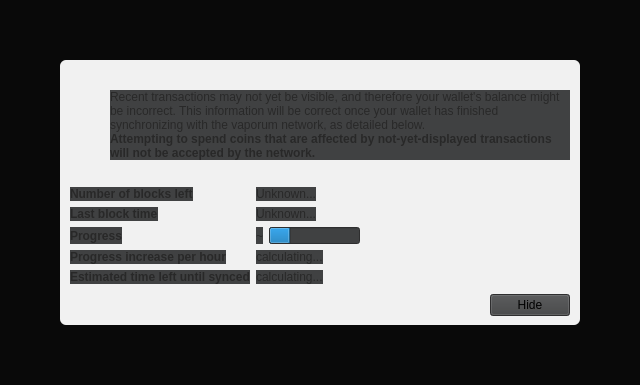
<?xml version="1.0" encoding="UTF-8"?>
<ui version="4.0">
 <class>ModalOverlay</class>
 <widget class="ModalOverlay" name="ModalOverlay">
  <property name="geometry">
   <rect>
    <x>0</x>
    <y>0</y>
    <width>640</width>
    <height>385</height>
   </rect>
  </property>
  <property name="palette">
   <palette>
    <active>
     <colorrole role="Button">
      <brush brushstyle="SolidPattern">
       <color alpha="255">
        <red>64</red>
        <green>65</green>
        <blue>66</blue>
       </color>
      </brush>
     </colorrole>
     <colorrole role="Base">
      <brush brushstyle="SolidPattern">
       <color alpha="255">
        <red>64</red>
        <green>65</green>
        <blue>66</blue>
       </color>
      </brush>
     </colorrole>
     <colorrole role="Window">
      <brush brushstyle="SolidPattern">
       <color alpha="255">
        <red>64</red>
        <green>65</green>
        <blue>66</blue>
       </color>
      </brush>
     </colorrole>
    </active>
    <inactive>
     <colorrole role="Button">
      <brush brushstyle="SolidPattern">
       <color alpha="255">
        <red>35</red>
        <green>35</green>
        <blue>35</blue>
       </color>
      </brush>
     </colorrole>
     <colorrole role="Base">
      <brush brushstyle="SolidPattern">
       <color alpha="255">
        <red>51</red>
        <green>51</green>
        <blue>51</blue>
       </color>
      </brush>
     </colorrole>
     <colorrole role="Window">
      <brush brushstyle="SolidPattern">
       <color alpha="255">
        <red>51</red>
        <green>51</green>
        <blue>51</blue>
       </color>
      </brush>
     </colorrole>
    </inactive>
    <disabled>
     <colorrole role="Button">
      <brush brushstyle="SolidPattern">
       <color alpha="255">
        <red>64</red>
        <green>65</green>
        <blue>66</blue>
       </color>
      </brush>
     </colorrole>
     <colorrole role="Base">
      <brush brushstyle="SolidPattern">
       <color alpha="255">
        <red>64</red>
        <green>65</green>
        <blue>66</blue>
       </color>
      </brush>
     </colorrole>
     <colorrole role="Window">
      <brush brushstyle="SolidPattern">
       <color alpha="255">
        <red>64</red>
        <green>65</green>
        <blue>66</blue>
       </color>
      </brush>
     </colorrole>
    </disabled>
   </palette>
  </property>
  <property name="windowTitle">
   <string>Form</string>
  </property>
  <property name="styleSheet">
   <string notr="true">background-color: rgb(64, 65, 66);</string>
  </property>
  <layout class="QVBoxLayout" name="verticalLayout" stretch="0">
   <property name="sizeConstraint">
    <enum>QLayout::SetDefaultConstraint</enum>
   </property>
   <property name="leftMargin">
    <number>0</number>
   </property>
   <property name="topMargin">
    <number>0</number>
   </property>
   <property name="rightMargin">
    <number>0</number>
   </property>
   <property name="bottomMargin">
    <number>0</number>
   </property>
   <item>
    <widget class="QWidget" name="bgWidget" native="true">
     <property name="styleSheet">
      <string notr="true">#bgWidget { background: rgba(0,0,0,220); }</string>
     </property>
     <layout class="QVBoxLayout" name="verticalLayoutMain" stretch="1">
      <property name="leftMargin">
       <number>60</number>
      </property>
      <property name="topMargin">
       <number>60</number>
      </property>
      <property name="rightMargin">
       <number>60</number>
      </property>
      <property name="bottomMargin">
       <number>60</number>
      </property>
      <item>
       <widget class="QWidget" name="contentWidget" native="true">
        <property name="palette">
         <palette>
          <active>
           <colorrole role="WindowText">
            <brush brushstyle="SolidPattern">
             <color alpha="255">
              <red>0</red>
              <green>85</green>
              <blue>127</blue>
             </color>
            </brush>
           </colorrole>
           <colorrole role="Button">
            <brush brushstyle="SolidPattern">
             <color alpha="240">
              <red>255</red>
              <green>255</green>
              <blue>255</blue>
             </color>
            </brush>
           </colorrole>
           <colorrole role="ButtonText">
            <brush brushstyle="SolidPattern">
             <color alpha="255">
              <red>0</red>
              <green>85</green>
              <blue>127</blue>
             </color>
            </brush>
           </colorrole>
           <colorrole role="Base">
            <brush brushstyle="SolidPattern">
             <color alpha="240">
              <red>255</red>
              <green>255</green>
              <blue>255</blue>
             </color>
            </brush>
           </colorrole>
           <colorrole role="Window">
            <brush brushstyle="SolidPattern">
             <color alpha="240">
              <red>255</red>
              <green>255</green>
              <blue>255</blue>
             </color>
            </brush>
           </colorrole>
          </active>
          <inactive>
           <colorrole role="WindowText">
            <brush brushstyle="SolidPattern">
             <color alpha="255">
              <red>0</red>
              <green>0</green>
              <blue>0</blue>
             </color>
            </brush>
           </colorrole>
           <colorrole role="Button">
            <brush brushstyle="SolidPattern">
             <color alpha="240">
              <red>255</red>
              <green>255</green>
              <blue>255</blue>
             </color>
            </brush>
           </colorrole>
           <colorrole role="ButtonText">
            <brush brushstyle="SolidPattern">
             <color alpha="255">
              <red>0</red>
              <green>0</green>
              <blue>0</blue>
             </color>
            </brush>
           </colorrole>
           <colorrole role="Base">
            <brush brushstyle="SolidPattern">
             <color alpha="240">
              <red>255</red>
              <green>255</green>
              <blue>255</blue>
             </color>
            </brush>
           </colorrole>
           <colorrole role="Window">
            <brush brushstyle="SolidPattern">
             <color alpha="240">
              <red>255</red>
              <green>255</green>
              <blue>255</blue>
             </color>
            </brush>
           </colorrole>
          </inactive>
          <disabled>
           <colorrole role="WindowText">
            <brush brushstyle="SolidPattern">
             <color alpha="255">
              <red>120</red>
              <green>120</green>
              <blue>120</blue>
             </color>
            </brush>
           </colorrole>
           <colorrole role="Button">
            <brush brushstyle="SolidPattern">
             <color alpha="240">
              <red>255</red>
              <green>255</green>
              <blue>255</blue>
             </color>
            </brush>
           </colorrole>
           <colorrole role="ButtonText">
            <brush brushstyle="SolidPattern">
             <color alpha="255">
              <red>120</red>
              <green>120</green>
              <blue>120</blue>
             </color>
            </brush>
           </colorrole>
           <colorrole role="Base">
            <brush brushstyle="SolidPattern">
             <color alpha="240">
              <red>255</red>
              <green>255</green>
              <blue>255</blue>
             </color>
            </brush>
           </colorrole>
           <colorrole role="Window">
            <brush brushstyle="SolidPattern">
             <color alpha="240">
              <red>255</red>
              <green>255</green>
              <blue>255</blue>
             </color>
            </brush>
           </colorrole>
          </disabled>
         </palette>
        </property>
        <property name="styleSheet">
         <string notr="true">#contentWidget { background: rgba(255,255,255,240); border-radius: 6px; }

QLabel { color: rgb(40,40,40);  }</string>
        </property>
        <layout class="QVBoxLayout" name="verticalLayoutSub" stretch="1,0,0,0">
         <property name="spacing">
          <number>0</number>
         </property>
         <property name="leftMargin">
          <number>10</number>
         </property>
         <property name="topMargin">
          <number>10</number>
         </property>
         <property name="rightMargin">
          <number>10</number>
         </property>
         <property name="bottomMargin">
          <number>10</number>
         </property>
         <item>
          <layout class="QHBoxLayout" name="horizontalLayoutIconText" stretch="0,1">
           <property name="topMargin">
            <number>20</number>
           </property>
           <item>
            <layout class="QVBoxLayout" name="verticalLayoutIcon">
             <property name="leftMargin">
              <number>0</number>
             </property>
             <item>
              <widget class="QPushButton" name="warningIcon">
               <property name="enabled">
                <bool>false</bool>
               </property>
               <property name="text">
                <string/>
               </property>
               <property name="icon">
                <iconset resource="../vaporum.qrc">
                 <normaloff>:/icons/warning</normaloff>
                 <disabledoff>:/icons/warning</disabledoff>:/icons/warning</iconset>
               </property>
               <property name="iconSize">
                <size>
                 <width>48</width>
                 <height>48</height>
                </size>
               </property>
               <property name="flat">
                <bool>true</bool>
               </property>
              </widget>
             </item>
             <item>
              <spacer name="verticalSpacerWarningIcon">
               <property name="orientation">
                <enum>Qt::Vertical</enum>
               </property>
               <property name="sizeHint" stdset="0">
                <size>
                 <width>20</width>
                 <height>40</height>
                </size>
               </property>
              </spacer>
             </item>
            </layout>
           </item>
           <item>
            <layout class="QVBoxLayout" name="verticalLayoutInfoText">
             <property name="leftMargin">
              <number>0</number>
             </property>
             <property name="topMargin">
              <number>0</number>
             </property>
             <item>
              <widget class="QLabel" name="infoText">
               <property name="palette">
                <palette>
                 <active>
                  <colorrole role="WindowText">
                   <brush brushstyle="SolidPattern">
                    <color alpha="255">
                     <red>40</red>
                     <green>40</green>
                     <blue>40</blue>
                    </color>
                   </brush>
                  </colorrole>
                  <colorrole role="Button">
                   <brush brushstyle="SolidPattern">
                    <color alpha="255">
                     <red>64</red>
                     <green>65</green>
                     <blue>66</blue>
                    </color>
                   </brush>
                  </colorrole>
                  <colorrole role="Text">
                   <brush brushstyle="SolidPattern">
                    <color alpha="255">
                     <red>40</red>
                     <green>40</green>
                     <blue>40</blue>
                    </color>
                   </brush>
                  </colorrole>
                  <colorrole role="ButtonText">
                   <brush brushstyle="SolidPattern">
                    <color alpha="255">
                     <red>40</red>
                     <green>40</green>
                     <blue>40</blue>
                    </color>
                   </brush>
                  </colorrole>
                  <colorrole role="Base">
                   <brush brushstyle="SolidPattern">
                    <color alpha="255">
                     <red>64</red>
                     <green>65</green>
                     <blue>66</blue>
                    </color>
                   </brush>
                  </colorrole>
                  <colorrole role="Window">
                   <brush brushstyle="SolidPattern">
                    <color alpha="255">
                     <red>64</red>
                     <green>65</green>
                     <blue>66</blue>
                    </color>
                   </brush>
                  </colorrole>
                  <colorrole role="PlaceholderText">
                   <brush brushstyle="SolidPattern">
                    <color alpha="255">
                     <red>40</red>
                     <green>40</green>
                     <blue>40</blue>
                    </color>
                   </brush>
                  </colorrole>
                 </active>
                 <inactive>
                  <colorrole role="WindowText">
                   <brush brushstyle="SolidPattern">
                    <color alpha="255">
                     <red>40</red>
                     <green>40</green>
                     <blue>40</blue>
                    </color>
                   </brush>
                  </colorrole>
                  <colorrole role="Button">
                   <brush brushstyle="SolidPattern">
                    <color alpha="255">
                     <red>64</red>
                     <green>65</green>
                     <blue>66</blue>
                    </color>
                   </brush>
                  </colorrole>
                  <colorrole role="Text">
                   <brush brushstyle="SolidPattern">
                    <color alpha="255">
                     <red>40</red>
                     <green>40</green>
                     <blue>40</blue>
                    </color>
                   </brush>
                  </colorrole>
                  <colorrole role="ButtonText">
                   <brush brushstyle="SolidPattern">
                    <color alpha="255">
                     <red>40</red>
                     <green>40</green>
                     <blue>40</blue>
                    </color>
                   </brush>
                  </colorrole>
                  <colorrole role="Base">
                   <brush brushstyle="SolidPattern">
                    <color alpha="255">
                     <red>64</red>
                     <green>65</green>
                     <blue>66</blue>
                    </color>
                   </brush>
                  </colorrole>
                  <colorrole role="Window">
                   <brush brushstyle="SolidPattern">
                    <color alpha="255">
                     <red>64</red>
                     <green>65</green>
                     <blue>66</blue>
                    </color>
                   </brush>
                  </colorrole>
                  <colorrole role="PlaceholderText">
                   <brush brushstyle="SolidPattern">
                    <color alpha="255">
                     <red>40</red>
                     <green>40</green>
                     <blue>40</blue>
                    </color>
                   </brush>
                  </colorrole>
                 </inactive>
                 <disabled>
                  <colorrole role="WindowText">
                   <brush brushstyle="SolidPattern">
                    <color alpha="255">
                     <red>40</red>
                     <green>40</green>
                     <blue>40</blue>
                    </color>
                   </brush>
                  </colorrole>
                  <colorrole role="Button">
                   <brush brushstyle="SolidPattern">
                    <color alpha="255">
                     <red>64</red>
                     <green>65</green>
                     <blue>66</blue>
                    </color>
                   </brush>
                  </colorrole>
                  <colorrole role="Text">
                   <brush brushstyle="SolidPattern">
                    <color alpha="255">
                     <red>40</red>
                     <green>40</green>
                     <blue>40</blue>
                    </color>
                   </brush>
                  </colorrole>
                  <colorrole role="ButtonText">
                   <brush brushstyle="SolidPattern">
                    <color alpha="255">
                     <red>40</red>
                     <green>40</green>
                     <blue>40</blue>
                    </color>
                   </brush>
                  </colorrole>
                  <colorrole role="Base">
                   <brush brushstyle="SolidPattern">
                    <color alpha="255">
                     <red>64</red>
                     <green>65</green>
                     <blue>66</blue>
                    </color>
                   </brush>
                  </colorrole>
                  <colorrole role="Window">
                   <brush brushstyle="SolidPattern">
                    <color alpha="255">
                     <red>64</red>
                     <green>65</green>
                     <blue>66</blue>
                    </color>
                   </brush>
                  </colorrole>
                  <colorrole role="PlaceholderText">
                   <brush brushstyle="SolidPattern">
                    <color alpha="255">
                     <red>40</red>
                     <green>40</green>
                     <blue>40</blue>
                    </color>
                   </brush>
                  </colorrole>
                 </disabled>
                </palette>
               </property>
               <property name="text">
                <string>Recent transactions may not yet be visible, and therefore your wallet's balance might be incorrect. This information will be correct once your wallet has finished synchronizing with the vaporum network, as detailed below.</string>
               </property>
               <property name="textFormat">
                <enum>Qt::RichText</enum>
               </property>
               <property name="wordWrap">
                <bool>true</bool>
               </property>
              </widget>
             </item>
             <item>
              <widget class="QLabel" name="infoTextStrong">
               <property name="font">
                <font>
                 <bold>true</bold>
                </font>
               </property>
               <property name="text">
                <string>Attempting to spend coins that are affected by not-yet-displayed transactions will not be accepted by the network.</string>
               </property>
               <property name="textFormat">
                <enum>Qt::RichText</enum>
               </property>
               <property name="wordWrap">
                <bool>true</bool>
               </property>
              </widget>
             </item>
             <item>
              <spacer name="verticalSpacerInTextSpace">
               <property name="orientation">
                <enum>Qt::Vertical</enum>
               </property>
               <property name="sizeHint" stdset="0">
                <size>
                 <width>20</width>
                 <height>40</height>
                </size>
               </property>
              </spacer>
             </item>
            </layout>
           </item>
          </layout>
         </item>
         <item>
          <spacer name="verticalSpacerAfterText">
           <property name="orientation">
            <enum>Qt::Vertical</enum>
           </property>
           <property name="sizeHint" stdset="0">
            <size>
             <width>20</width>
             <height>40</height>
            </size>
           </property>
          </spacer>
         </item>
         <item>
          <layout class="QFormLayout" name="formLayout">
           <property name="fieldGrowthPolicy">
            <enum>QFormLayout::FieldsStayAtSizeHint</enum>
           </property>
           <property name="horizontalSpacing">
            <number>6</number>
           </property>
           <property name="verticalSpacing">
            <number>6</number>
           </property>
           <property name="topMargin">
            <number>10</number>
           </property>
           <item row="0" column="0">
            <widget class="QLabel" name="labelNumberOfBlocksLeft">
             <property name="font">
              <font>
               <bold>true</bold>
              </font>
             </property>
             <property name="text">
              <string>Number of blocks left</string>
             </property>
            </widget>
           </item>
           <item row="0" column="1">
            <widget class="QLabel" name="numberOfBlocksLeft">
             <property name="text">
              <string>Unknown...</string>
             </property>
            </widget>
           </item>
           <item row="1" column="0">
            <widget class="QLabel" name="labelLastBlockTime">
             <property name="font">
              <font>
               <bold>true</bold>
              </font>
             </property>
             <property name="text">
              <string>Last block time</string>
             </property>
            </widget>
           </item>
           <item row="1" column="1">
            <widget class="QLabel" name="newestBlockDate">
             <property name="sizePolicy">
              <sizepolicy hsizetype="Maximum" vsizetype="Preferred">
               <horstretch>0</horstretch>
               <verstretch>0</verstretch>
              </sizepolicy>
             </property>
             <property name="text">
              <string>Unknown...</string>
             </property>
            </widget>
           </item>
           <item row="2" column="0">
            <widget class="QLabel" name="labelSyncDone">
             <property name="font">
              <font>
               <bold>true</bold>
              </font>
             </property>
             <property name="text">
              <string>Progress</string>
             </property>
            </widget>
           </item>
           <item row="2" column="1">
            <layout class="QHBoxLayout" name="horizontalLayoutSync" stretch="0,1">
             <item>
              <widget class="QLabel" name="percentageProgress">
               <property name="text">
                <string notr="true">~</string>
               </property>
              </widget>
             </item>
             <item>
              <widget class="QProgressBar" name="progressBar">
               <property name="value">
                <number>24</number>
               </property>
               <property name="format">
                <string/>
               </property>
              </widget>
             </item>
            </layout>
           </item>
           <item row="4" column="0">
            <widget class="QLabel" name="labelProgressIncrease">
             <property name="font">
              <font>
               <bold>true</bold>
              </font>
             </property>
             <property name="text">
              <string>Progress increase per hour</string>
             </property>
            </widget>
           </item>
           <item row="4" column="1">
            <widget class="QLabel" name="progressIncreasePerH">
             <property name="text">
              <string>calculating...</string>
             </property>
            </widget>
           </item>
           <item row="5" column="0">
            <widget class="QLabel" name="labelEstimatedTimeLeft">
             <property name="font">
              <font>
               <bold>true</bold>
              </font>
             </property>
             <property name="text">
              <string>Estimated time left until synced</string>
             </property>
            </widget>
           </item>
           <item row="5" column="1">
            <widget class="QLabel" name="expectedTimeLeft">
             <property name="text">
              <string>calculating...</string>
             </property>
            </widget>
           </item>
          </layout>
         </item>
         <item>
          <layout class="QHBoxLayout" name="horizontalLayoutButtons">
           <property name="leftMargin">
            <number>10</number>
           </property>
           <property name="topMargin">
            <number>10</number>
           </property>
           <item>
            <spacer name="horizontalSpacer">
             <property name="orientation">
              <enum>Qt::Horizontal</enum>
             </property>
             <property name="sizeHint" stdset="0">
              <size>
               <width>40</width>
               <height>20</height>
              </size>
             </property>
            </spacer>
           </item>
           <item>
            <widget class="QPushButton" name="closeButton">
             <property name="text">
              <string>Hide</string>
             </property>
            </widget>
           </item>
          </layout>
         </item>
        </layout>
       </widget>
      </item>
     </layout>
    </widget>
   </item>
  </layout>
 </widget>
 <customwidgets>
  <customwidget>
   <class>ModalOverlay</class>
   <extends>QWidget</extends>
   <header>modaloverlay.h</header>
   <container>1</container>
  </customwidget>
 </customwidgets>
 <resources/>
 <connections/>
</ui>
